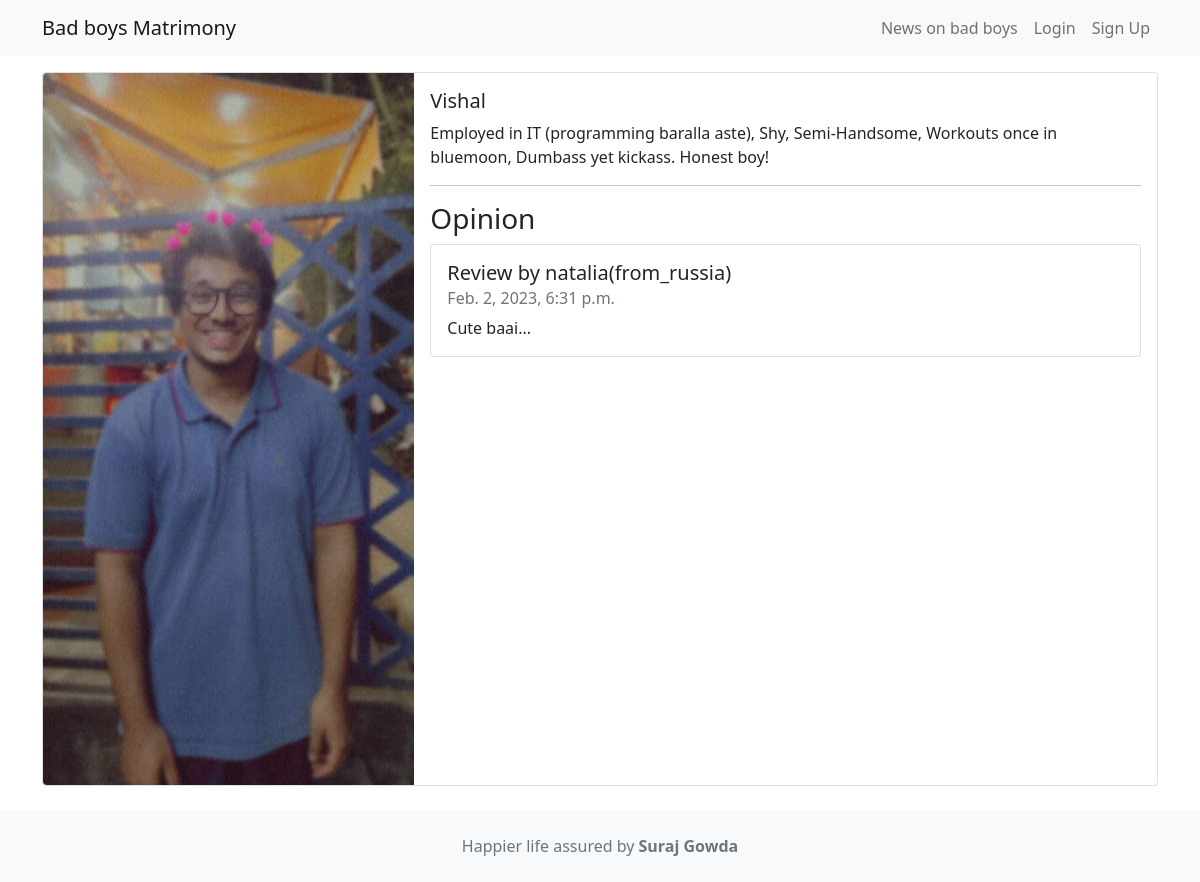
Screenshot of /list/3 with the database file from the repository.
### movie/models.py (models this page shows, shortened)
class Movie (models.Model):
    title = models.CharField(max_length=100)
    description = models.CharField(max_length=250)
    image = models.ImageField(upload_to='movie/images/')
    url = models.URLField(blank=True)

class Reviews(models.Model):
    text = models.CharField(max_length=200)
    date = models.DateTimeField(auto_now_add=True)
    user = models.ForeignKey(User, on_delete=models.CASCADE)
    movie = models.ForeignKey(Movie, on_delete=models.CASCADE)
    watchAgain = models.BooleanField()

### movie/views.py (the view)
# urls.py: path('<int:movie_id>', views.detail, name="detail"),
def detail(request, movie_id):
    movie = get_object_or_404(Movie, pk=movie_id)
    reviews = Reviews.objects.filter(movie=movie)
    return render(request, 'details.html', {'movie': movie, 'reviews': reviews})

### movie/templates/details.html (shortened to what this page needs)
{% extends 'base.html' %}
{% block content %}
<div class="card mb-3">
 <div class="row g-0">
 <div class="col-md-4">
 <img src="{{ movie.image.url }}" class="img-fluid rounded-start" alt="">
 </div>
 <div class="col-md-8">
 <div class="card-body">
 <h5 class="card-title">{{ movie.title }}</h5>
 <p class="card-text">{{ movie.description }}</p>
 <hr/>
 <h3>Opinion</h3>
 <ul class="list-group">
    {% for review in reviews %}
     <li class="list-group-item pb-3 pt-3">
         <h5 class="card-title"> Review by {{ review.user.username }} </h5>
         <h6 class="card-subtitle mb-2 text-muted"> {{ review.date }} </h6>
         <p class="card-text">{{ review.text }}</p>
 </li>
 {% endfor %}
 </ul>
 </div>
 </div>
 </div>
</div>
{% endblock content %}

### rows the page displays
Movie: image (picture), title "Vishal", description "Employed in IT (programming baralla aste), Shy, Semi-Handsome, Workouts once in bluemoon, Dumbass yet kickass. Honest boy!"
Reviews: user.username "natalia(from_russia)", date "Feb. 2, 2023, 6:31 p.m.", text "Cute baai..."
